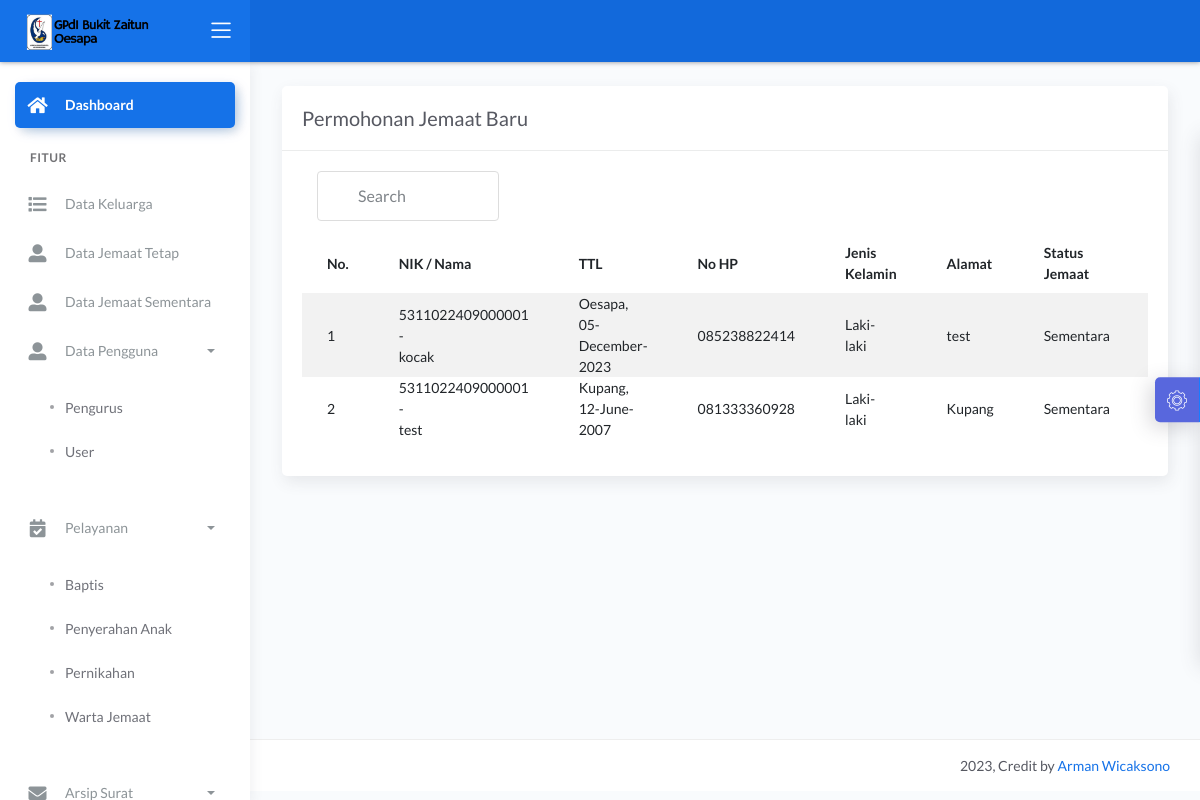
/dashboard/main2.php?halaman=tampil_jemaat_baru (signed in), run on the app's committed database.
### tables this page shows
CREATE TABLE `jemaat` (
  `id_jemaat` int(11) NOT NULL,
  `tanggal_pendaftaran` date DEFAULT NULL,
  `nik` varchar(16) DEFAULT NULL,
  `nama` varchar(50) NOT NULL,
  `tempat_lahir` varchar(20) NOT NULL,
  `tanggal_lahir` date NOT NULL,
  `no_hp` varchar(12) NOT NULL,
  `jenis_kelamin` enum('Laki-laki','Perempuan') NOT NULL,
  `alamat` text NOT NULL,
  `status_j` int(11) NOT NULL,
  `ket` varchar(10) NOT NULL,
  `username` varchar(20) NOT NULL,
  `password` varchar(20) NOT NULL,
  `baptis` int(11) NOT NULL,
  `penyerahan` int(11) NOT NULL,
  `pernikahan` int(11) NOT NULL
);

### dashboard/tampil_jemaat_baru.php (the view, shortened to what this page needs)
<?php include '../konek.php'; ?>
<link href="css/sweetalert.css" rel="stylesheet" type="text/css">
<div class="page-inner">
    <div class="row">
        <div class="col-md-12">
            <div class="card">
                <div class="card-header">
                    <div class="d-flex align-items-center">
                        <h4 class="card-title">Permohonan Jemaat Baru</h4>
                    </div>
                </div>
                <div class="card-body">
                    <div class="d-flex align-items-center col-md-3">
                    <input class="form-control" type="text" id="myInput" onkeyup="myFunction()" placeholder="Search" title="Type in a name">
                    </div>
                    <form action="">
                        <div class="table-responsive">
                            <table id="add" class="display table table-striped table-hover">
                                <thead>
                                    <tr>
                                        <th>No.</th>
                                        <th>NIK / Nama</th>
                                        <th>TTL</th>
                                        <th>No HP</th>
                                        <th>Jenis Kelamin</th>
                                        <th>Alamat</th>
                                        <th>Status Jemaat</th>
                                        <th style="width: 10%">Action</th>
                                    </tr>
                                </thead>
                                <tbody>
                                    <?php
                                    $no = 1;
                                    $tampil = "SELECT * FROM jemaat where status_j = 0 ORDER BY id_jemaat DESC";
                                    $query = mysqli_query($konek, $tampil);
                                    while ($data = mysqli_fetch_array($query, MYSQLI_BOTH)) {
                                        $username = $data['nik'];
                                        $nama = $data['nama'];
                                        $tempat = $data['tempat_lahir'];
                                        $tanggal = $data['tanggal_lahir'];
                                        $no_hp = $data['no_hp'];
                                        $alamat = $data['alamat'];
                                        $jekel = $data['jenis_kelamin'];
                                        $ket = $data['ket'];
                                        $tanggal_lahir = date("d-F-Y", strtotime($tanggal));
                                        if ($ket == 1) {
                                           $ket = "Tetap";
                                        }else {
                                            $ket = "Sementara";
                                        }
                                    ?>
                                        <tr>
                                            <td><?php echo $no++; ?></td>
                                            <td><?php echo $username . ' -<br> ' . $nama; ?></td>
                                            <td><?php echo $tempat . ", " . $tanggal_lahir; ?></td>
                                            <td><?php echo $no_hp; ?></td>
                                            <td><?php echo $jekel; ?></td>
                                            <td><?php echo $alamat; ?></td>
                                            <td><?php echo $ket; ?></td>
                                            <td>
                                            </td>
                                        </tr>
                                    <?php
                                    }
                                    ?>
                                </tbody>
                            </table>
                        </div>
                    </form>
                </div>
            </div>
        </div>
    </div>
</div>

### assets/css/demo.css (style rules this page uses)
#myInput { background-image: url('/css/searchicon.png'); background-position: 10px 10px; background-repeat: no-repeat; width: 100%; font-size: 16px; padding: 12px 20px 12px 40px; border: 1px solid #ddd; margin-bottom: 12px; }

### data on the page
jemaat: nik "5311022409000001", nama "kocak", tempat_lahir "Oesapa", tanggal_lahir "05-December-2023", no_hp "085238822414", jenis_kelamin "Laki-laki", alamat "test", ket "Sementara"
jemaat: nik "5311022409000001", nama "test", tempat_lahir "Kupang", tanggal_lahir "12-June-2007", no_hp "081333360928", jenis_kelamin "Laki-laki", alamat "Kupang", ket "Sementara"
